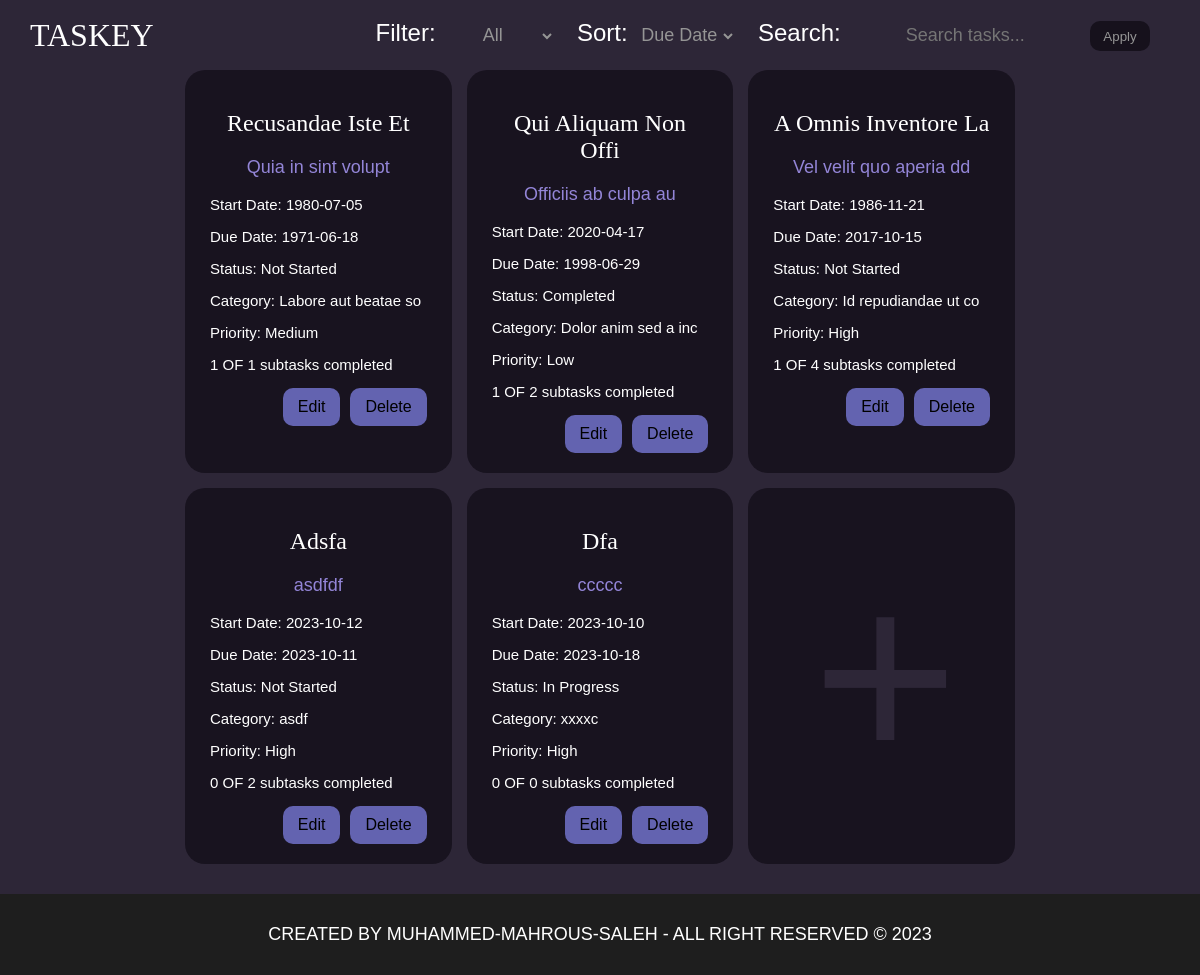
Before: / with the older database file.
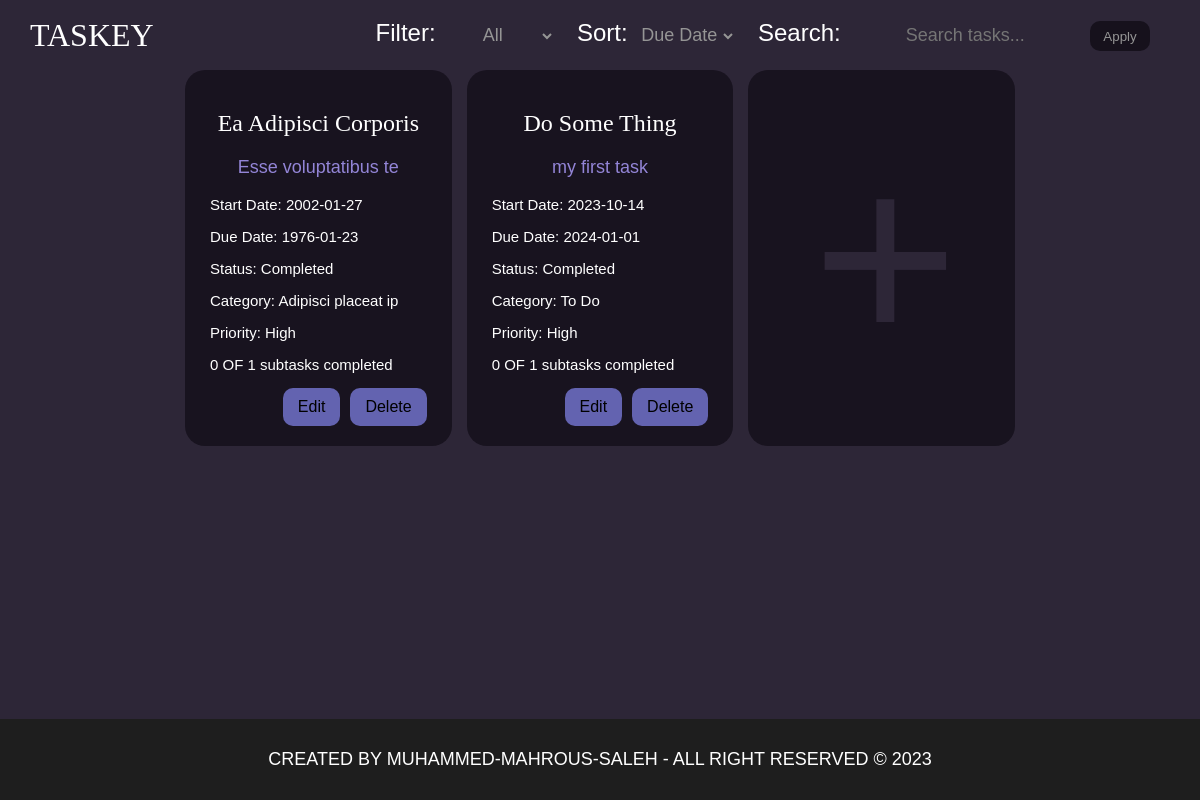
After: the same page with the newer database file.
### tables this page shows
CREATE TABLE Task (
            ID INTEGER PRIMARY KEY AUTOINCREMENT,
            Title TEXT NOT NULL,
            Description TEXT,
            DueDate TEXT,
            Status TEXT NOT NULL,
            Category TEXT,
            Priority INTEGER,
            Reminder TEXT,
            StartDate TEXT
        );

### app.py (the view)
@app.route('/')
def main_screen():
    sort_option = request.args.get('sort', 'DueDate')
    filter_option = request.args.get('filter', 'all')
    search_term = request.args.get('search', '')
    conn = get_db_connection()
    query = '''
        SELECT
            Task.*,
            COUNT(SubTask.ID) AS total_subtasks,
            SUM(CASE WHEN SubTask.status = 'Completed' THEN 1 ELSE 0 END) AS completed_subtasks
        FROM Task
        LEFT JOIN SubTask ON Task.ID = SubTask.TaskID
    '''
    params = []
    conditions = []
    if search_term != '':
        conditions.append(
            'Task.Title LIKE ? OR Task.Description LIKE ? OR Task.Category LIKE ?')
        params.extend(['%' + search_term + '%'] * 3)
    if filter_option != 'all':
        conditions.append('Task.Status = ?')
        params.append(filter_option)
    if conditions:
        query += ' WHERE ' + ' AND '.join(conditions)
    query += ' GROUP BY Task.ID'
    query += ' ORDER BY ' + sort_option
    if sort_option == 'Title':
        query += ' COLLATE NOCASE'
    tasks = conn.execute(query, params).fetchall()
    conn.close()
    return render_template('main.html', tasks=tasks, search_term=search_term)

### app.py (called while the page is built)
def get_db_connection():
    conn = sqlite3.connect('tasks.db')
    conn.row_factory = sqlite3.Row
    return conn

### templates/main.html (shortened to what this page needs)
<!DOCTYPE html>
<html lang="en">
<head>
    <link rel="stylesheet" href="../static/css/style.css">
</head>
<body>
    <header>
        <nav>
            <div class="logo">
                Taskey
            </div>
            <form method="get" action="/">
                <label for="filter">Filter:</label>
                <select id="filter" name="filter">
                    <option value="all" {{ 'selected' if filter_option=='all' }}>All</option>
                </select>
                <label for="sort">Sort:</label>
                <select id="sort" name="sort">
                    <option value="DueDate" {{ 'selected' if sort_option=='DueDate' }}>Due Date</option>
                </select>
                <label for="search">Search:</label>
                <input type="text" id="search" name="search" placeholder="Search tasks..." value="{{ search_term }}">
                <input type="submit" value="Apply" id="apply_filter">
            </form>
        </nav>
    </header>
    <main>
        <div class="tasks_container container">
            {% for task in tasks %}
            <div class="task_card">
                <h2 class="task_title">{{ task.Title }}</h2>
                <p class="task_desc">{{ task.Description }}</p>
                <p class="task_start">Start Date: {{ task.StartDate }}</p>
                <p class="task_due">Due Date: {{ task.DueDate }}</p>
                <p class="task_status">Status: {{ task.Status }}</p>
                <p class="task_cat">Category: {{ task.Category }}</p>
                <p class="prior">Priority:
                    {% if task.Priority == 1 %}
                    High
                    {% elif task.Priority == 2 %}
                    Medium
                    {% elif task.Priority == 3 %}
                    Low
                    {% endif %}
                </p>
                <p class="sub_count">{{ task.completed_subtasks }} OF {{ task.total_subtasks }} subtasks completed</p>
                <div class="btn_container">
                    <a class="task_edit" href="{{ url_for('task_screen', task_id=task.ID) }}">Edit</a>
                    <a class="task_delete" href="{{ url_for('delete_task', task_id=task.ID) }}"
                        onclick="return confirm('Are you sure you want to delete this task?');">Delete</a>
                </div>
            </div>
            {% endfor %}
            <a class="task_card new_card" href="{{ url_for('task_screen', task_id=0) }}"><i>+</i></a>
        </div>
    </main>
    <footer>
        created by Muhammed-Mahrous-Saleh - all right reserved © <span id="yearSpan"></span>
    </footer>
</body>
</html>

### static/css/style.css (style rules this page uses)
* { box-sizing: border-box; }
body { font-family: Arial, sans-serif; background-color: #2D2637; margin: 0 auto; display: flex; flex-direction: column; min-height: 100vh; max-width: 100%; }
header { height: 70px; }
main { flex: 1 0 auto; }
footer { flex-shrink: 0; }
.container { padding: 0 185px; }
nav { width: 100%; height: 70px; margin: 0 auto; padding: 10px 30px; flex-shrink: 0; position: fixed; display: flex; justify-content: space-between; align-items: center; background-color: #2D2637; z-index: 100; }
nav .logo, nav .logo a { text-decoration: none; color: #FFF; text-align: center; font-family: Outfit; font-size: 32px; font-style: normal; font-weight: 400; line-height: normal; text-transform: uppercase; }
nav form { padding: 4px 20px; color: #fff; font-size: 24px; }
nav form select, nav form input[type="text"] { height: 30px; background-color: #2D2637; border: none; text-align: center; color: #959595; font-size: 18px; outline: none; border-bottom: 2px transparent solid; }
nav form label:not(:first-of-type) { margin-left: 15px; }
nav form #apply_filter { height: 30px; width: 60px; background-color: #16111C; border: none; border-radius: 10px; color: #959595; transition: 0.3s; cursor: pointer; }
.tasks_container { display: grid; justify-content: space-between; gap: 15px; grid-template-columns: repeat(3, 1fr); min-height: 80%; }
.tasks_container .task_card { padding: 20px 25px; background-color: #18131F; border-radius: 20px; flex-grow: 1; }
.tasks_container .task_card.new_card { text-decoration: none; display: flex; justify-content: center; align-items: center; font-size: 250px; color: #2d2637; }
footer { width: 100%; margin-top: 30px; padding: 30px 0; text-align: center; background-color: #1E1E1E; color: #FFF; font-size: 18px; font-style: normal; font-weight: 400; line-height: normal; text-transform: uppercase; }
.task_card .task_title { color: #FFF; text-align: center; font-family: Outfit; font-size: 24px; font-style: normal; font-weight: 400; line-height: normal; text-transform: capitalize; }
.task_card .task_desc { text-align: center; font-size: 18px; color: #9385d7; text-overflow: ellipsis; }
.task_card p { color: #fff; font-size: 15px; }
.btn_container { display: flex; justify-content: end; gap: 10px; }
.btn_container a { text-decoration: none; padding: 10px 15px; background-color: #6363b0; color: #000; border-radius: 10px; font-size: 16px; text-transform: capitalize; }

Changed rows visible on the page:
removed Task: Title "Recusandae Iste Et", Description "Quia in sint volupt", StartDate "1980-07-05", DueDate "1971-06-18", Status "Not Started", Category "Labore aut beatae so", Priority "Medium", completed_subtasks "1", total_subtasks "1"
removed Task: Title "Qui Aliquam Non Offi", Description "Officiis ab culpa au", StartDate "2020-04-17", DueDate "1998-06-29", Status "Completed", Category "Dolor anim sed a inc", Priority "Low", completed_subtasks "1", total_subtasks "2"
removed Task: Title "A Omnis Inventore La", Description "Vel velit quo aperia dd", StartDate "1986-11-21", DueDate "2017-10-15", Status "Not Started", Category "Id repudiandae ut co", shows "High", completed_subtasks "1", total_subtasks "4"
removed Task: Title "Adsfa", Description "asdfdf", StartDate "2023-10-12", DueDate "2023-10-11", Status "Not Started", Category "asdf", Priority "High", completed_subtasks "0", total_subtasks "2"
removed Task: Title "Dfa", Description "ccccc", StartDate "2023-10-10", DueDate "2023-10-18", Status "In Progress", Category "xxxxc", Priority "High", completed_subtasks "0", total_subtasks "0"
added Task: Title "Ea Adipisci Corporis", Description "Esse voluptatibus te", StartDate "2002-01-27", DueDate "1976-01-23", Status "Completed", Category "Adipisci placeat ip", shows "High", completed_subtasks "0", total_subtasks "1"
added Task: Title "Do Some Thing", Description "my first task", StartDate "2023-10-14", DueDate "2024-01-01", Status "Completed", Category "To Do", shows "High", completed_subtasks "0", total_subtasks "1"
